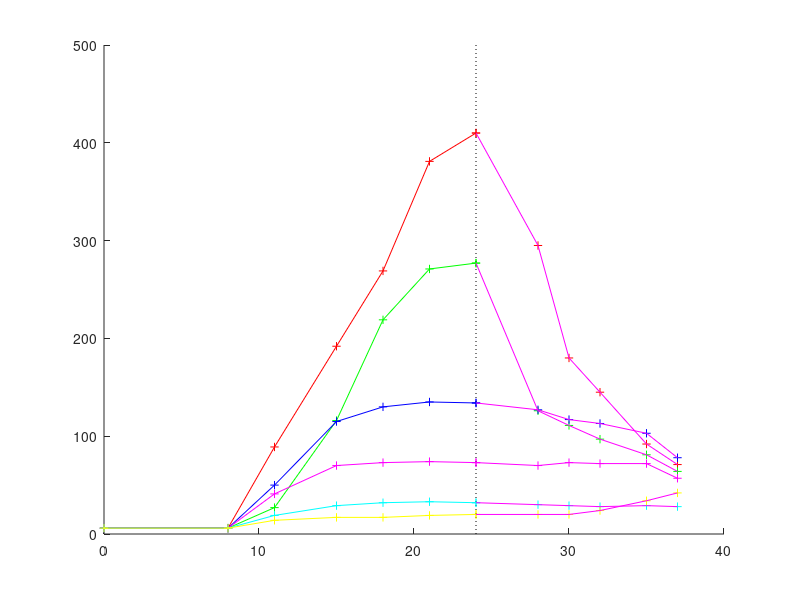

The MATLAB script that drew this image: (Note: this script raises an error after producing the figure.)
%% fig:daphpop
%% bib:Kooy85a
%% out:daphpop

%% 6 fed-batch cultures of Daphnia magna at different feeding levels

%% in period 0 till 24 d:
intake = [240 120 60 30 12 6]'; %% 10^6 cells Chlorella per day
%% after day 24 all cultures received 30 10^6 cells/d

%% first column: time in days

tN = [ 0    6    6    6    6    6    6;
       8    6    6    6    6    6    6;
      11   89   27   50   41   19   14;
      15  192  116  115   70   29   17;
      18  269  219  130   73   32   17;
      21  381  271  135   74   33   19;
      24  410  277  134   73   32   20;
      28  295  126  127   70   30   20;
      30  180  111  117   73   29   20;
      32  145   97  113   72   28   24;
      35   92   81  103   72   29   34;
      37   71   64   78   57   28   42];
tN1 = tN(1:7,:);  % food regime different
tN2 = tN(7:12,:); % food regime equal
diag = [0 0;  215 500]; % line through carrying capacities

%% gset output "daphpop.ps"

hold on
plot(tN1(:,1), tN1(:,2), '-r+', ...
     tN1(:,1), tN1(:,3), '-g+', ...
     tN1(:,1), tN1(:,4), '-b+', ...
     tN1(:,1), tN1(:,5), '-m+', ...
     tN1(:,1), tN1(:,6), '-c+', ...
     tN1(:,1), tN1(:,7), '-y+')
 plot([24 24], [500 0], ':k', ...
     tN2(:,1), tN2(:,2), 'r+', ...
     tN2(:,1), tN2(:,3), 'g+', ...
     tN2(:,1), tN2(:,4), 'b+', ...
     tN2(:,1), tN2(:,5), 'm+', ...
     tN2(:,1), tN2(:,6), 'c+', ...
     tN2(:,1), tN2(:,7), 'y+', ...
     tN2(:,1), tN2(:,2), '-m', ...
     tN2(:,1), tN2(:,3), '-m', ...
     tN2(:,1), tN2(:,4), '-m', ...
     tN2(:,1), tN2(:,5), '-m', ...
     tN2(:,1), tN2(:,6), '-m', ...
     tN2(:,1), tN2(:,7), '-m')
legend('240', '120', '60', '30', '12', '6', 2)
xlabel('time, d')
ylabel('% of daphnids')